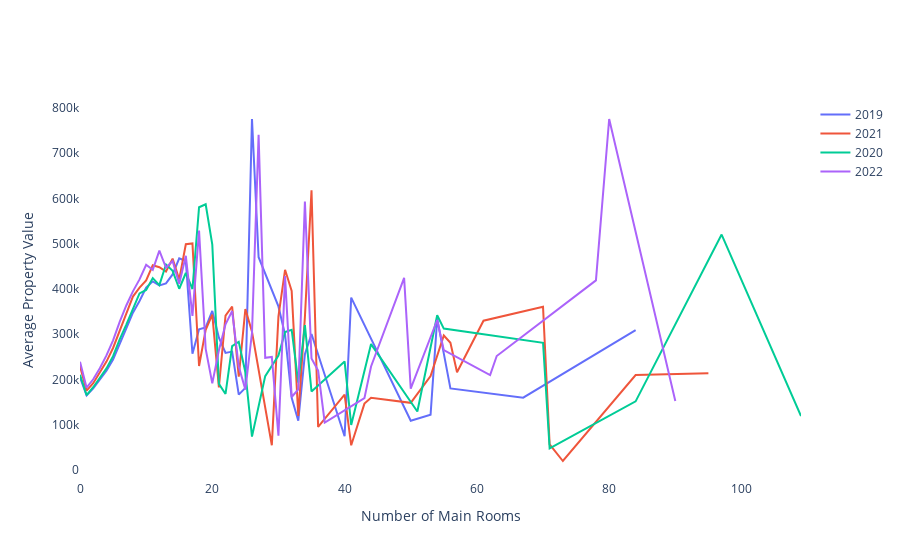

Here is the notebook cell this chart was saved with:
### Code cell
second_plot = go.Figure()

second_plot.add_trace(go.Scatter(x=average_price_per_room_2019.index, y=average_price_per_room_2019.values, mode='lines', name='2019'))
second_plot.add_trace(go.Scatter(x=average_price_per_room_2021.index, y=average_price_per_room_2021.values, mode='lines', name='2021'))
second_plot.add_trace(go.Scatter(x=average_price_per_room_2020.index, y=average_price_per_room_2020.values, mode='lines', name='2020'))
second_plot.add_trace(go.Scatter(x=average_price_per_room_2022.index, y=average_price_per_room_2022.values, mode='lines', name='2022'))

second_plot.update_layout(xaxis_title='Number of Main Rooms', yaxis_title='Average Property Value', 
    plot_bgcolor='rgba(0,0,0,0)', 
    paper_bgcolor='rgba(0,0,0,0)')
